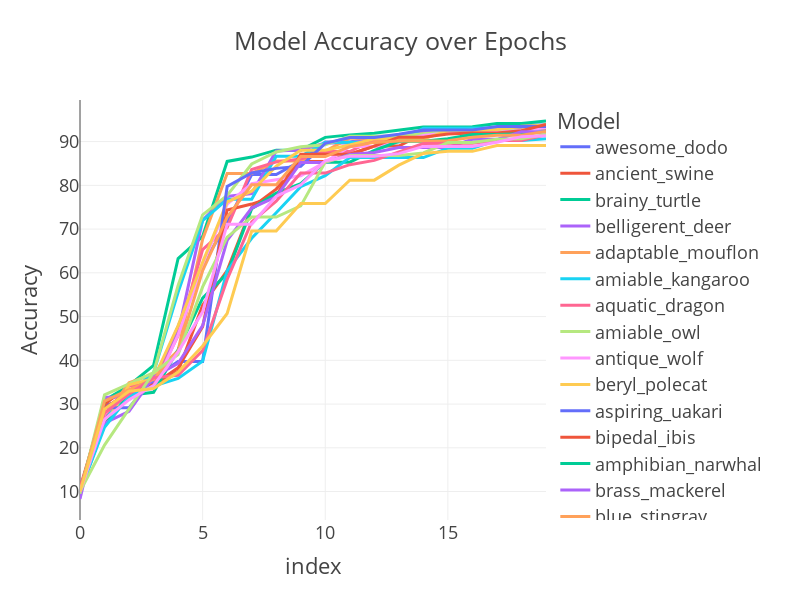

The code cell stored with this chart in its notebook:
### Code cell
epochs_data=train_data_cum.sort_values("best_acc",ascending= False).iloc[:,:20].T.reset_index(drop=True).reset_index().melt(id_vars='index', var_name='Model', value_name='Accuracy')

import plotly.express as px
fig = px.line(epochs_data, x='index', y='Accuracy', color='Model', title='Model Accuracy over Epochs')
fig.update_layout(height=600, width=800, template="presentation")
fig

### Figure 1 — Plotly figure (JSON) as saved in the notebook; plotly's stock layout.template omitted (floating-point values rounded to 4 significant figures)
{"data": [{"hovertemplate": "Model=awesome_dodo<br>index=%{x}<br>Accuracy=%{y}<extra></extra>", "legendgroup": "awesome_dodo", "line": {"color": "#636efa", "dash": "solid"}, "marker": {"symbol": "circle"}, "mode": "lines", "name": "awesome_dodo", "orientation": "v", "showlegend": true, "type": "scatter", "x": [0, 1, 2, 3, 4, 5, 6, 7, 8, 9, 10, 11, 12, 13, 14, 15, 16, 17, 18, 19], "xaxis": "x", "y": [10, 29.72, 31.09, 34.99, 47.73, 61.62, 71.55, 82.48, 82.48, 85.58, 89.89, 89.89, 90.73, 91.18, 92.14, 92.64, 92.68, 92.68, 93.77, 93.77], "yaxis": "y"}, {"hovertemplate": "Model=ancient_swine<br>index=%{x}<br>Accuracy=%{y}<extra></extra>", "legendgroup": "ancient_swine", "line": {"color": "#EF553B", "dash": "solid"}, "marker": {"symbol": "circle"}, "mode": "lines", "name": "ancient_swine", "orientation": "v", "showlegend": true, "type": "scatter", "x": [0, 1, 2, 3, 4, 5, 6, 7, 8, 9, 10, 11, 12, 13, 14, 15, 16, 17, 18, 19], "xaxis": "x", "y": [10.78, 29.95, 34.2, 34.2, 37.51, 52.59, 60.5, 74.97, 79.14, 85.43, 85.43, 87.06, 88.99, 88.99, 91.8, 92.69, 92.69, 93.08, 93.08, 93.08], "yaxis": "y"}, {"hovertemplate": "Model=brainy_turtle<br>index=%{x}<br>Accuracy=%{y}<extra></extra>", "legendgroup": "brainy_turtle", "line": {"color": "#00cc96", "dash": "solid"}, "marker": {"symbol": "circle"}, "mode": "lines", "name": "brainy_turtle", "orientation": "v", "showlegend": true, "type": "scatter", "x": [0, 1, 2, 3, 4, 5, 6, 7, 8, 9, 10, 11, 12, 13, 14, 15, 16, 17, 18, 19], "xaxis": "x", "y": [10.01, 30.83, 34.25, 38.84, 63.27, 68.31, 85.47, 86.46, 88.04, 88.04, 90.97, 91.54, 91.93, 92.65, 93.33, 93.33, 93.39, 94.12, 94.12, 94.71], "yaxis": "y"}, {"hovertemplate": "Model=belligerent_deer<br>index=%{x}<br>Accuracy=%{y}<extra></extra>", "legendgroup": "belligerent_deer", "line": {"color": "#ab63fa", "dash": "solid"}, "marker": {"symbol": "circle"}, "mode": "lines", "name": "belligerent_deer", "orientation": "v", "showlegend": true, "type": "scatter", "x": [0, 1, 2, 3, 4, 5, 6, 7, 8, 9, 10, 11, 12, 13, 14, 15, 16, 17, 18, 19], "xaxis": "x", "y": [8.3, 31.58, 31.58, 36.12, 46.28, 72.1, 77.47, 78.14, 87.86, 88.06, 89.69, 89.69, 91.16, 91.29, 92.01, 92.1, 92.11, 92.9, 93.2, 93.2], "yaxis": "y"}, {"hovertemplate": "Model=adaptable_mouflon<br>index=%{x}<br>Accuracy=%{y}<extra></extra>", "legendgroup": "adaptable_mouflon", "line": {"color": "#FFA15A", "dash": "solid"}, "marker": {"symbol": "circle"}, "mode": "lines", "name": "adaptable_mouflon", "orientation": "v", "showlegend": true, "type": "scatter", "x": [0, 1, 2, 3, 4, 5, 6, 7, 8, 9, 10, 11, 12, 13, 14, 15, 16, 17, 18, 19], "xaxis": "x", "y": [10, 27.01, 34.86, 36.9, 42.23, 67.71, 82.71, 82.71, 85.55, 85.55, 87.85, 90.79, 90.79, 91.51, 91.59, 92.7, 92.71, 93.18, 93.36, 93.36], "yaxis": "y"}, {"hovertemplate": "Model=amiable_kangaroo<br>index=%{x}<br>Accuracy=%{y}<extra></extra>", "legendgroup": "amiable_kangaroo", "line": {"color": "#19d3f3", "dash": "solid"}, "marker": {"symbol": "circle"}, "mode": "lines", "name": "amiable_kangaroo", "orientation": "v", "showlegend": true, "type": "scatter", "x": [0, 1, 2, 3, 4, 5, 6, 7, 8, 9, 10, 11, 12, 13, 14, 15, 16, 17, 18, 19], "xaxis": "x", "y": [10, 27.22, 32.37, 37.18, 55.55, 71.93, 76.8, 76.8, 86.66, 86.66, 89.82, 89.82, 89.82, 89.91, 93.04, 93.04, 93.04, 93.04, 93.04, 93.16], "yaxis": "y"}, {"hovertemplate": "Model=aquatic_dragon<br>index=%{x}<br>Accuracy=%{y}<extra></extra>", "legendgroup": "aquatic_dragon", "line": {"color": "#FF6692", "dash": "solid"}, "marker": {"symbol": "circle"}, "mode": "lines", "name": "aquatic_dragon", "orientation": "v", "showlegend": true, "type": "scatter", "x": [0, 1, 2, 3, 4, 5, 6, 7, 8, 9, 10, 11, 12, 13, 14, 15, 16, 17, 18, 19], "xaxis": "x", "y": [10.83, 27.4, 34.24, 34.24, 45.71, 65.32, 70.35, 83.61, 85.36, 86.04, 87.73, 87.73, 90.45, 90.45, 91.84, 91.84, 92.2, 92.69, 92.69, 93.82], "yaxis": "y"}, {"hovertemplate": "Model=amiable_owl<br>index=%{x}<br>Accuracy=%{y}<extra></extra>", "legendgroup": "amiable_owl", "line": {"color": "#B6E880", "dash": "solid"}, "marker": {"symbol": "circle"}, "mode": "lines", "name": "amiable_owl", "orientation": "v", "showlegend": true, "type": "scatter", "x": [0, 1, 2, 3, 4, 5, 6, 7, 8, 9, 10, 11, 12, 13, 14, 15, 16, 17, 18, 19], "xaxis": "x", "y": [9.52, 32.11, 34.64, 37.19, 57.13, 73.25, 77.68, 84.89, 87.62, 88.8, 89.27, 91.22, 91.22, 91.22, 91.82, 92.35, 92.59, 92.59, 92.59, 93.85], "yaxis": "y"}, {"hovertemplate": "Model=antique_wolf<br>index=%{x}<br>Accuracy=%{y}<extra></extra>", "legendgroup": "antique_wolf", "line": {"color": "#FF97FF", "dash": "solid"}, "marker": {"symbol": "circle"}, "mode": "lines", "name": "antique_wolf", "orientation": "v", "showlegend": true, "type": "scatter", "x": [0, 1, 2, 3, 4, 5, 6, 7, 8, 9, 10, 11, 12, 13, 14, 15, 16, 17, 18, 19], "xaxis": "x", "y": [10, 27.72, 33.34, 33.42, 45.82, 61.76, 75.7, 80.36, 81.26, 82.18, 85.34, 88.9, 88.9, 90.05, 91.42, 92.01, 92.14, 92.14, 92.54, 93.2], "yaxis": "y"}, {"hovertemplate": "Model=beryl_polecat<br>index=%{x}<br>Accuracy=%{y}<extra></extra>", "legendgroup": "beryl_polecat", "line": {"color": "#FECB52", "dash": "solid"}, "marker": {"symbol": "circle"}, "mode": "lines", "name": "beryl_polecat", "orientation": "v", "showlegend": true, "type": "scatter", "x": [0, 1, 2, 3, 4, 5, 6, 7, 8, 9, 10, 11, 12, 13, 14, 15, 16, 17, 18, 19], "xaxis": "x", "y": [10.18, 25.21, 34.4, 35.78, 47.93, 62.42, 76.22, 78.65, 84.39, 88.04, 88.04, 89.23, 90.62, 90.62, 90.62, 92.46, 92.46, 92.79, 93.5, 93.75], "yaxis": "y"}, {"hovertemplate": "Model=aspiring_uakari<br>index=%{x}<br>Accuracy=%{y}<extra></extra>", "legendgroup": "aspiring_uakari", "line": {"color": "#636efa", "dash": "solid"}, "marker": {"symbol": "circle"}, "mode": "lines", "name": "aspiring_uakari", "orientation": "v", "showlegend": true, "type": "scatter", "x": [0, 1, 2, 3, 4, 5, 6, 7, 8, 9, 10, 11, 12, 13, 14, 15, 16, 17, 18, 19], "xaxis": "x", "y": [9.96, 29.15, 29.15, 35.95, 39.73, 39.73, 79.73, 82.83, 83.88, 84.37, 89.59, 90.92, 90.92, 91.7, 92.67, 92.67, 92.67, 93.47, 93.47, 93.47], "yaxis": "y"}, {"hovertemplate": "Model=bipedal_ibis<br>index=%{x}<br>Accuracy=%{y}<extra></extra>", "legendgroup": "bipedal_ibis", "line": {"color": "#EF553B", "dash": "solid"}, "marker": {"symbol": "circle"}, "mode": "lines", "name": "bipedal_ibis", "orientation": "v", "showlegend": true, "type": "scatter", "x": [0, 1, 2, 3, 4, 5, 6, 7, 8, 9, 10, 11, 12, 13, 14, 15, 16, 17, 18, 19], "xaxis": "x", "y": [10, 28.98, 32.85, 34.43, 38.3, 47.69, 74.37, 75.72, 77.59, 87.1, 87.1, 87.1, 88.97, 91.02, 91.02, 91.71, 91.99, 91.99, 92.49, 93.9], "yaxis": "y"}, {"hovertemplate": "Model=amphibian_narwhal<br>index=%{x}<br>Accuracy=%{y}<extra></extra>", "legendgroup": "amphibian_narwhal", "line": {"color": "#00cc96", "dash": "solid"}, "marker": {"symbol": "circle"}, "mode": "lines", "name": "amphibian_narwhal", "orientation": "v", "showlegend": true, "type": "scatter", "x": [0, 1, 2, 3, 4, 5, 6, 7, 8, 9, 10, 11, 12, 13, 14, 15, 16, 17, 18, 19], "xaxis": "x", "y": [10.01, 25.34, 32.04, 32.69, 42.44, 54.23, 59.82, 74.68, 78.21, 80.41, 85.29, 85.29, 87.97, 90.08, 90.08, 90.64, 91.62, 91.62, 91.82, 92.34], "yaxis": "y"}, {"hovertemplate": "Model=brass_mackerel<br>index=%{x}<br>Accuracy=%{y}<extra></extra>", "legendgroup": "brass_mackerel", "line": {"color": "#ab63fa", "dash": "solid"}, "marker": {"symbol": "circle"}, "mode": "lines", "name": "brass_mackerel", "orientation": "v", "showlegend": true, "type": "scatter", "x": [0, 1, 2, 3, 4, 5, 6, 7, 8, 9, 10, 11, 12, 13, 14, 15, 16, 17, 18, 19], "xaxis": "x", "y": [10, 25.65, 28.35, 36.2, 39.29, 47.94, 67.4, 74.82, 77.37, 85.22, 85.22, 87.07, 87.51, 88.66, 88.66, 88.66, 90.52, 90.52, 92.23, 92.23], "yaxis": "y"}, {"hovertemplate": "Model=blue_stingray<br>index=%{x}<br>Accuracy=%{y}<extra></extra>", "legendgroup": "blue_stingray", "line": {"color": "#FFA15A", "dash": "solid"}, "marker": {"symbol": "circle"}, "mode": "lines", "name": "blue_stingray", "orientation": "v", "showlegend": true, "type": "scatter", "x": [0, 1, 2, 3, 4, 5, 6, 7, 8, 9, 10, 11, 12, 13, 14, 15, 16, 17, 18, 19], "xaxis": "x", "y": [10, 30.68, 33.29, 35.65, 42.16, 60.49, 72.76, 80.11, 80.11, 86.59, 86.59, 88.83, 89.82, 90.11, 90.11, 90.18, 90.98, 91.46, 91.46, 92.33], "yaxis": "y"}, {"hovertemplate": "Model=arcane_turaco<br>index=%{x}<br>Accuracy=%{y}<extra></extra>", "legendgroup": "arcane_turaco", "line": {"color": "#19d3f3", "dash": "solid"}, "marker": {"symbol": "circle"}, "mode": "lines", "name": "arcane_turaco", "orientation": "v", "showlegend": true, "type": "scatter", "x": [0, 1, 2, 3, 4, 5, 6, 7, 8, 9, 10, 11, 12, 13, 14, 15, 16, 17, 18, 19], "xaxis": "x", "y": [10, 24.7, 31.75, 34.09, 35.85, 39.8, 60.51, 67.9, 73.73, 79.68, 82.23, 86.36, 86.36, 86.36, 86.36, 88.5, 88.5, 90.28, 90.28, 90.65], "yaxis": "y"}, {"hovertemplate": "Model=blond_elephant<br>index=%{x}<br>Accuracy=%{y}<extra></extra>", "legendgroup": "blond_elephant", "line": {"color": "#FF6692", "dash": "solid"}, "marker": {"symbol": "circle"}, "mode": "lines", "name": "blond_elephant", "orientation": "v", "showlegend": true, "type": "scatter", "x": [0, 1, 2, 3, 4, 5, 6, 7, 8, 9, 10, 11, 12, 13, 14, 15, 16, 17, 18, 19], "xaxis": "x", "y": [10, 27.96, 32.32, 36.02, 36.57, 42.24, 58.5, 71.63, 76.38, 82.8, 82.8, 84.72, 85.71, 87.6, 89.55, 89.63, 89.63, 90.27, 90.27, 91.56], "yaxis": "y"}, {"hovertemplate": "Model=burrowing_rattlesnake<br>index=%{x}<br>Accuracy=%{y}<extra></extra>", "legendgroup": "burrowing_rattlesnake", "line": {"color": "#B6E880", "dash": "solid"}, "marker": {"symbol": "circle"}, "mode": "lines", "name": "burrowing_rattlesnake", "orientation": "v", "showlegend": true, "type": "scatter", "x": [0, 1, 2, 3, 4, 5, 6, 7, 8, 9, 10, 11, 12, 13, 14, 15, 16, 17, 18, 19], "xaxis": "x", "y": [10, 20.62, 28.9, 37.21, 41.33, 56.79, 68.17, 72.76, 72.76, 75.29, 85.35, 86.85, 86.85, 86.85, 87.41, 89.78, 89.78, 90.51, 90.66, 91.64], "yaxis": "y"}, {"hovertemplate": "Model=asparagus_chinchilla<br>index=%{x}<br>Accuracy=%{y}<extra></extra>", "legendgroup": "asparagus_chinchilla", "line": {"color": "#FF97FF", "dash": "solid"}, "marker": {"symbol": "circle"}, "mode": "lines", "name": "asparagus_chinchilla", "orientation": "v", "showlegend": true, "type": "scatter", "x": [0, 1, 2, 3, 4, 5, 6, 7, 8, 9, 10, 11, 12, 13, 14, 15, 16, 17, 18, 19], "xaxis": "x", "y": [10, 26.51, 30.98, 34.22, 41.94, 51.07, 71.12, 71.12, 77.53, 80.09, 85.63, 86.66, 86.66, 87.25, 88.9, 88.9, 88.9, 89.86, 91.13, 91.34], "yaxis": "y"}, {"hovertemplate": "Model=astute_ibex<br>index=%{x}<br>Accuracy=%{y}<extra></extra>", "legendgroup": "astute_ibex", "line": {"color": "#FECB52", "dash": "solid"}, "marker": {"symbol": "circle"}, "mode": "lines", "name": "astute_ibex", "orientation": "v", "showlegend": true, "type": "scatter", "x": [0, 1, 2, 3, 4, 5, 6, 7, 8, 9, 10, 11, 12, 13, 14, 15, 16, 17, 18, 19], "xaxis": "x", "y": [10, 28.85, 32.94, 33.56, 37.33, 43.28, 50.7, 69.54, 69.54, 75.85, 75.85, 81.19, 81.19, 84.61, 87.29, 87.77, 87.77, 89.09, 89.09, 89.09], "yaxis": "y"}], "layout": {"height": 600, "legend": {"title": {"text": "Model"}, "tracegroupgap": 0}, "title": {"text": "Model Accuracy over Epochs"}, "width": 800, "xaxis": {"anchor": "y", "autorange": true, "domain": [0, 1], "range": [0, 19], "title": {"text": "index"}, "type": "linear"}, "yaxis": {"anchor": "x", "autorange": true, "domain": [0, 1], "range": [3.499, 99.51], "title": {"text": "Accuracy"}, "type": "linear"}}}
